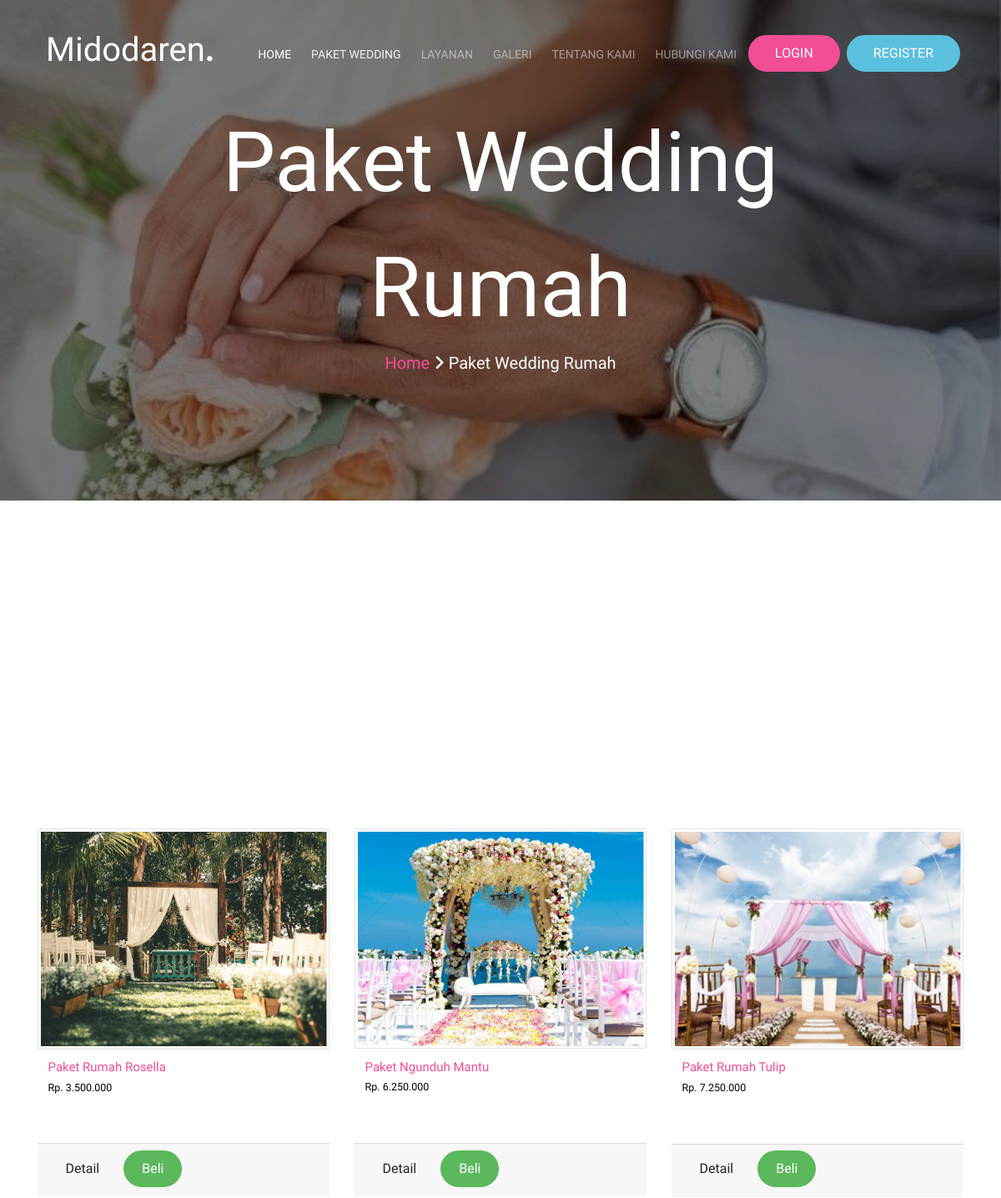
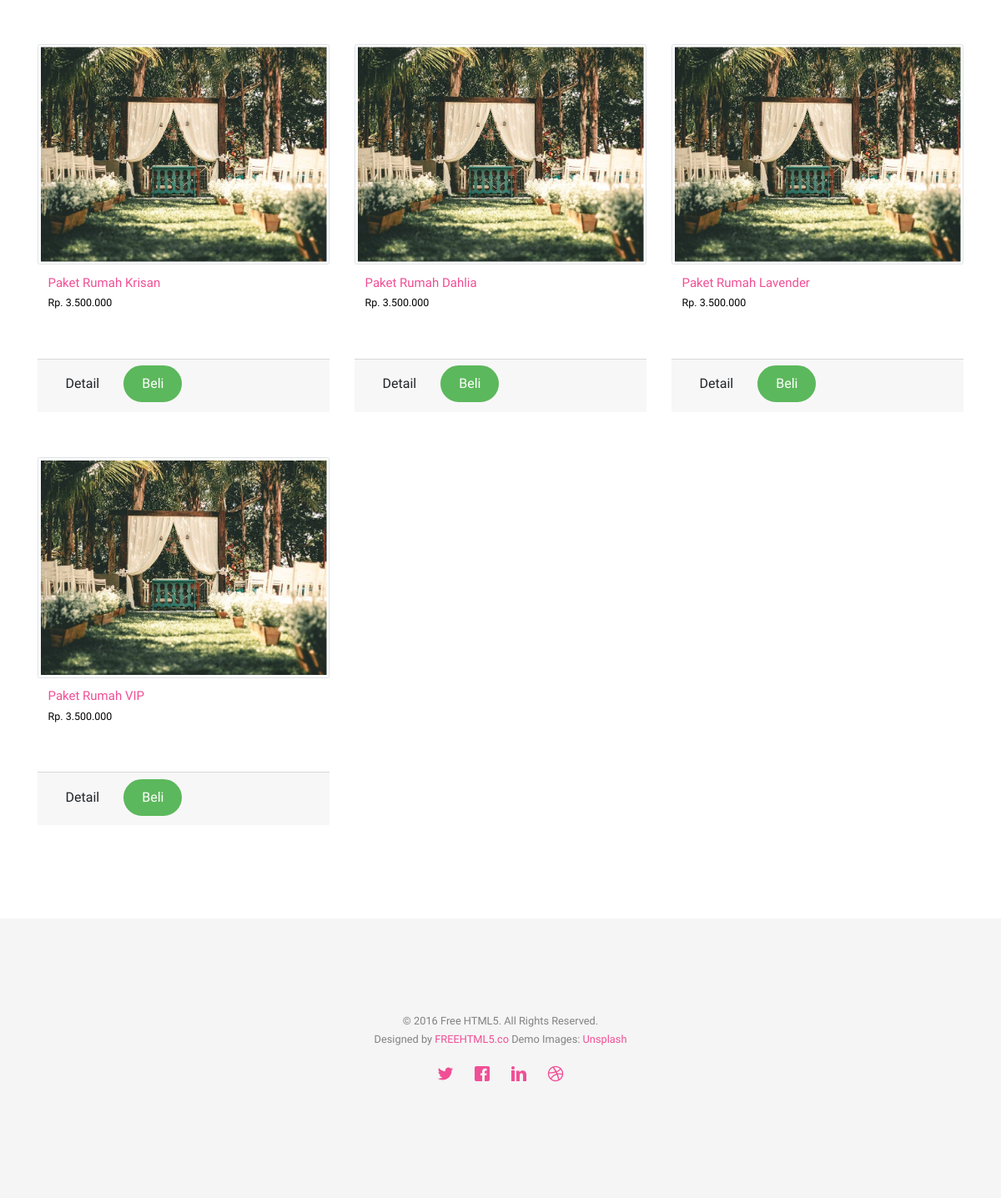
The app's page /index.php/midodaren/paketrumah with its own data (2 pictures, top to bottom).
### tables this page shows
CREATE TABLE `tbl_produk` (
  `id_produk` int(10) UNSIGNED NOT NULL,
  `nama_produk` varchar(50) DEFAULT NULL,
  `deskripsi` varchar(50) DEFAULT NULL,
  `rias_busana` text NOT NULL,
  `dekorasi_pelaminan` text NOT NULL,
  `dokumentasi` text NOT NULL,
  `dekorasi_tenda` text NOT NULL,
  `support_acara` text NOT NULL,
  `harga` varchar(10) DEFAULT NULL,
  `gambar` varchar(50) DEFAULT NULL,
  `kategori` int(10) DEFAULT NULL
);

### application/controllers/Midodaren.php (called while the page is built, shortened)
<?php
class Midodaren extends CI_Controller
{
    public function __construct()
	{
		$this->load->library('cart');
		$this->load->model('keranjang_model');
	}
    public function paketrumah()
    {
        $kategori=($this->uri->segment(3))?$this->uri->segment(3):0;
		$data['produk'] = $this->keranjang_model->get_produk_kategori($kategori);
		$data['kategori'] = $this->keranjang_model->get_kategori_all();
        $data['judul'] = 'Paket Wedding Rumah';
        $this->load->view('templates/header', $data);
        $this->load->view('midodaren/paketrumah');
        $this->load->view('templates/footer');
    }
}

### index.php (called while the page is built, shortened)
<?php
require_once BASEPATH.'core/CodeIgniter.php';

### application/models/Keranjang_model.php (called while the page is built, shortened)
<?php if (!defined('BASEPATH')) exit('No direct script access allowed');
class Keranjang_model extends CI_Model {
	public function get_produk_kategori($kategori)
	{
		$query = $this->db->get('tbl_produk');
		return $query->result_array();
	}
}
?>

### application/views/midodaren/paketrumah.php (the view, shortened to what this page needs)
<div id="page">
    <nav class="fh5co-nav" role="navigation">
        <div class="container">
            <div class="row">
                <div class="col-xs-2">
                    <div id="fh5co-logo"><a href="<?php echo base_url(); ?>midodaren/index">Midodaren<strong>.</strong></a></div>
                </div>
                <div class="col-xs-10 text-right menu-1">
                    <ul>
                        <li class="active"><a href="<?php echo base_url(); ?>midodaren/index">Home</a></li>
                        <li class="has-dropdown">
                            <a>Paket Wedding</a>
                        </li>
                        <li><a href="<?php echo base_url(); ?>midodaren/layanan">Layanan</a></li>
                        <li><a href="<?php echo base_url(); ?>midodaren/galeri">Galeri</a></li>
                        <li><a href="<?php echo base_url(); ?>midodaren/tentang">Tentang Kami</a></li>
                        <li><a href="<?php echo base_url(); ?>midodaren/hubungi">Hubungi Kami</a></li>
                        <button type="button" class="btn btn-primary"> <a href="<?php echo base_url(); ?>auth/index">LOGIN</a></button>
                        <button type="button" class="btn btn-info"> <a href="<?php echo base_url(); ?>auth/registration">REGISTER</a></button>
                    </ul>
                </div>
            </div>
        </div>
    </nav>
    <header id="fh5co-header" class="fh5co-cover fh5co-cover-sm" role="banner" style="background-image:url(<?php echo base_url('assets/images/img_bg_1.jpeg') ?>)">
        <div class="overlay"></div>
        <div class="fh5co-container">
            <div class="row">
                <div class="col-md-8 col-md-offset-2 text-center">
                    <div class="display-t">
                        <div class="display-tc animate-box" data-animate-effect="fadeIn">
                            <h1>Paket Wedding Rumah</h1>
                            <h2><a href="<?php echo base_url(); ?>midodaren/index"> Home </a> <i class="fa fa-angle-right"> </i> Paket Wedding Rumah </h2>
                        </div>
                    </div>
                </div>
            </div>
        </div>
    </header>
    <div id="fh5co-gallery">
        <div class="container">
            <div class="row">
            </div>
            <div class="row row-bottom-padded-md">
                <div class="col-md-12">
                    <div class="row">
                        <?php
                        foreach ($produk as $row) {
                        ?>
                            <div class="col-lg-4">
                                <div class="kotak">
                                    <br>
                                    <br>
                                    <form method="post" action="<?php echo base_url(); ?>pemesanan/tambah" method="post" accept-charset="utf-8">
                                        <a href="#"><img class="img-thumbnail" src="<?php echo base_url() . 'assets/images/' . $row['gambar']; ?>" /></a>
                                        <div class="card-body">
                                            <h4 class="card-title">
                                                <a href="#"><?php echo $row['nama_produk']; ?></a>
                                            </h4>
                                            <h5>Rp. <?php echo number_format($row['harga'], 0, ",", "."); ?></h5>
                                        </div>
                                        <br>
                                        <div class="card-footer">
                                            <a href="<?php echo base_url(); ?>pemesanan/detail_produk/<?php echo $row['id_produk']; ?>" class="btn btn-sm btn-default"><i class="glyphicon glyphicon-search"></i> Detail</a>
                                            <button type="submit" class="btn btn-sm btn-success"><i class="glyphicon glyphicon-shopping-cart"></i> Beli</button>
                                        </div>
                                    </form>
                                </div>
                            </div>
                        <?php
                        }
                        ?>
                    </div>
                </div>
            </div>
        </div>
    </div>
    <footer id="fh5co-footer" role="contentinfo" class="fh5co-section-gray">
        <div class="container">
            <div class="row copyright">
                <div class="col-md-12 text-center">
                    <p>
                        <small class="block">&copy; 2016 Free HTML5. All Rights Reserved.</small>
                        <small class="block">Designed by <a href="http://freehtml5.co/" target="_blank">FREEHTML5.co</a> Demo Images: <a href="http://unsplash.co/" target="_blank">Unsplash</a></small>
                    </p>
                    <p>
                    <ul class="fh5co-social-icons">
                        <li><a href="#"><i class="icon-twitter"></i></a></li>
                        <li><a href="#"><i class="icon-facebook"></i></a></li>
                        <li><a href="#"><i class="icon-linkedin"></i></a></li>
                        <li><a href="#"><i class="icon-dribbble"></i></a></li>
                    </ul>
                    </p>
                </div>
            </div>
        </div>
    </footer>
</div>

### application/views/templates/header.php (shortened to what this page needs)
<!DOCTYPE html>
<html class="no-js">
<head>
    <link rel="stylesheet" href="<?php echo base_url(); ?>assets/css/animate.css">
    <link rel="stylesheet" href="<?php echo base_url(); ?>assets/css/icomoon.css">
    <link rel="stylesheet" href="<?php echo base_url(); ?>assets/css/bootstrap.css">
    <link rel="stylesheet" href="https://maxcdn.bootstrapcdn.com/bootstrap/4.3.1/css/bootstrap.min.css">
    <link rel="stylesheet" href="<?php echo base_url(); ?>assets/css/magnific-popup.css">
    <link rel="stylesheet" href="<?php echo base_url(); ?>assets/css/owl.carousel.min.css">
    <link rel="stylesheet" href="<?php echo base_url(); ?>assets/css/owl.theme.default.min.css">
    <link rel="stylesheet" href="<?php echo base_url(); ?>assets/css/style.css">
    <link rel="stylesheet" href="<?php echo base_url(); ?>assets/css/newstyle.css">
    <link href="//netdna.bootstrapcdn.com/font-awesome/4.1.0/css/font-awesome.min.css" rel="stylesheet">
</head>
<body>

### application/views/templates/footer.php (shortened to what this page needs)
</body>
</html>

### assets/css/icomoon.css (style rules this page uses)
[class^="icon-"], [class*=" icon-"] { font-family: 'icomoon' !important; speak: none; font-style: normal; font-weight: normal; font-variant: normal; text-transform: none; line-height: 1; -webkit-font-smoothing: antialiased; -moz-osx-font-smoothing: grayscale; }
.icon-dribbble:before { content: "\ea65"; }
.icon-facebook:before { content: "\ea67"; }
.icon-linkedin:before { content: "\ea73"; }
.icon-twitter:before { content: "\ea7c"; }

### records on screen
tbl_produk: gambar (picture), nama_produk "Paket Rumah Rosella", harga "3.500.000"
tbl_produk: gambar (picture), nama_produk "Paket Ngunduh Mantu", harga "6.250.000"
tbl_produk: gambar (picture), nama_produk "Paket Rumah Tulip", harga "7.250.000"
tbl_produk: gambar (picture), nama_produk "Paket Rumah Krisan", harga "3.500.000"
tbl_produk: gambar (picture), nama_produk "Paket Rumah Dahlia", harga "3.500.000"
tbl_produk: gambar (picture), nama_produk "Paket Rumah Lavender", harga "3.500.000"
tbl_produk: gambar (picture), nama_produk "Paket Rumah VIP", harga "3.500.000"
